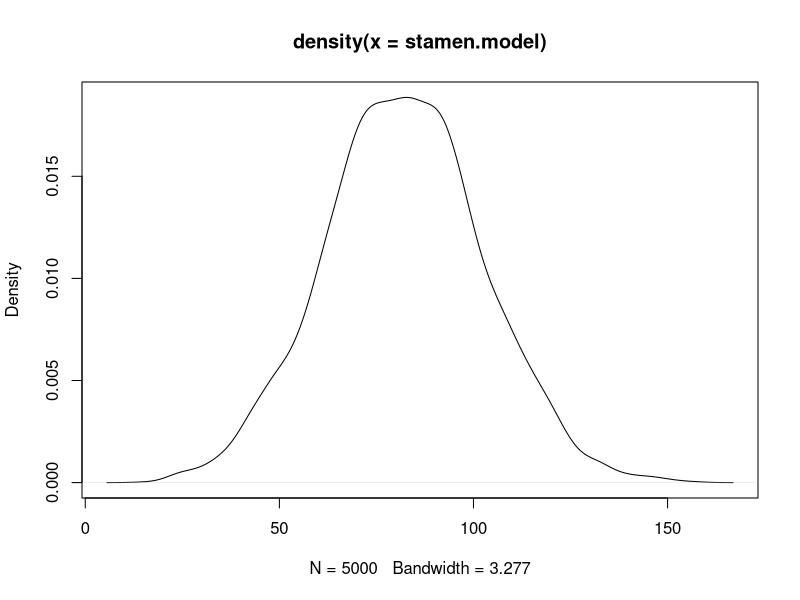

Recreate this plot in R.
#Question from EEB 560 In class exercise
#Model the following data as being drawn from a normal distribution and calculate SE 

stamen.length.mm<-c(73.0,84.0,84.9,108.7,42.5,123.6,76.0,45.4,84.4,83.0,98.6,58.8,65.8,101.2,62.4,101.7,73.7,43.6,101.4,75.1,111.6,91.6,122.7,79.3,73.3,58.0,63.7,82.3,59.0,64.7,67.7,95.3,70.1,79.0,57.8,110.4,62.8,87.3,76.6,102.5,69.9,89.4,128.8,86.0,115.2,100.3,75.2,96.2,94.9,65.8,64.5,81.8)
stamen.mean<-mean(stamen.length.mm)
stamen.stv<-sd(stamen.length.mm)
stamen.model<-rnorm(5000,stamen.mean,stamen.stv)
plot(density(stamen.model))

stamen.SE<-stamen.stv/sqrt(53)
#[1] 2.833906